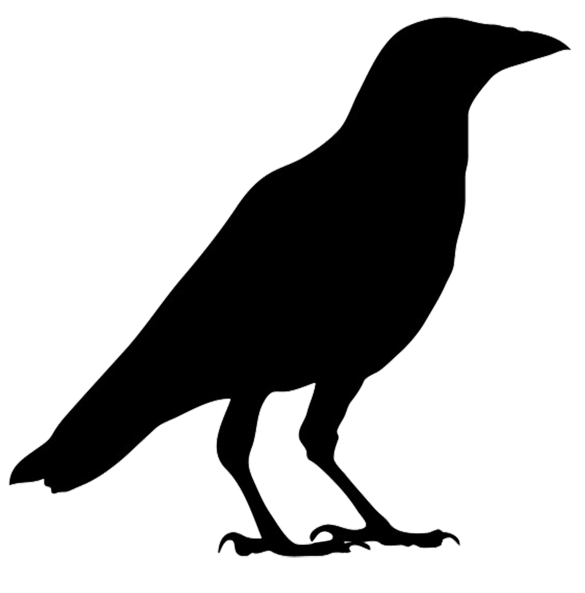
#> input picture crow_silhouette.png, 1169 x 1185 px (shown at 1/2 size)
$ python art_program_11_crows.py
#> lines starting #> are read from the running program, lines starting #| are printed output that depends on the picture
# ValentinaCrowArt.py

import numpy as np
from PIL import Image, ImageDraw, ImageFilter, ImageChops

class ArtGenerator:
    def __init__(self, canvas_size=1000):
#> called with canvas_size = 1000
        self.canvas_size = canvas_size
        self.crow_silhouette = Image.open("crow_silhouette.png").convert('RGBA')  # Assuming you have a crow silhouette PNG image
#> self.crow_silhouette is the input picture: PIL image 1169x1185 RGBA; mean R, G, B, A 154.7, 154.7, 154.7, 73.2

    def generate_mysterious_art(self, num_layers=6):
#> called with num_layers = 5
        canvas = self._generate_dark_background()
        for _ in range(num_layers):
            color = self._generate_mystic_color()
            canvas = self._generate_layer(canvas, color)
#> this loop made 1 pass
#> pass 1, in _generate_layer, `image = Image.fromarray(canvas)`:
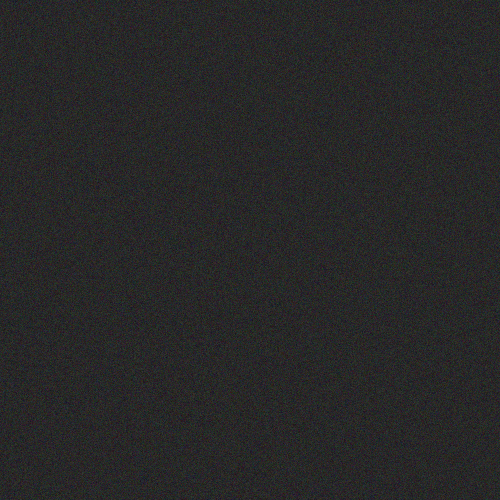
#> image: PIL image 1000x1000 RGB (shown at 1/2 size); mean R, G, B 39.5, 39.5, 39.5
        canvas = Image.fromarray(canvas).filter(ImageFilter.GaussianBlur(3))
        return np.array(canvas)

    def _generate_mystic_color(self):
        mystic_palette = [(np.random.randint(0, 50), np.random.randint(0, 50), np.random.randint(100, 150)),   # deep blues
                          (np.random.randint(0, 40), np.random.randint(0, 40), np.random.randint(0, 40)),       # blacks
                          (np.random.randint(180, 220), np.random.randint(180, 220), np.random.randint(180, 220))]  # silvers
        return np.array(mystic_palette[np.random.choice(len(mystic_palette))], dtype=np.uint8)

    def _generate_dark_background(self):
        dark_shades = np.random.randint(10, 70, size=(self.canvas_size, self.canvas_size, 3), dtype=np.uint8)
        return dark_shades

    def _generate_layer(self, canvas, color):
        image = Image.fromarray(canvas)
        draw = ImageDraw.Draw(image)
        num_shapes = np.random.randint(2, 6)
        for _ in range(num_shapes):
            shape_type = np.random.choice(["fog", "crow"], p=[0.6, 0.4])
            shape_size = np.random.randint(100, 500)
            shape_x = np.random.randint(0, self.canvas_size - shape_size)
            shape_y = np.random.randint(0, self.canvas_size - shape_size)
            self._draw_shape(draw, shape_type, (shape_x, shape_y, shape_x + shape_size, shape_y + shape_size), color, image)
        return np.array(image)

    def _draw_shape(self, draw, shape_type, position, color, base_image):
        if shape_type == "fog":
            for i in range(3):  # Multiple swirls for the foggy effect
                offset = i * 30
#> (the run stopped early here; a loop or call above may not have finished)
